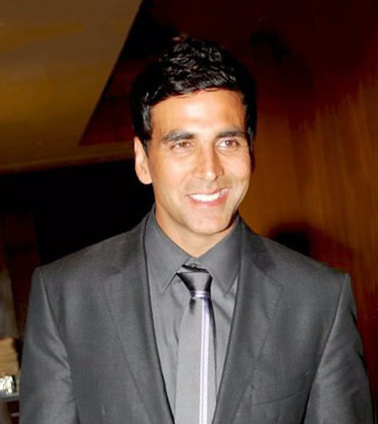
#> input picture application/ak.jpg, 378 x 424 px
$ python demo.py
#> lines starting #> are read from the running program, lines starting #| are printed output that depends on the picture
import cv2


img = cv2.imread("ak.jpg",1)
#> img is the input picture: shape (424, 378, 3); mean B, G, R 52.6, 63, 84.9

#hsv = cv2.cvtColor(img,cv2.COLOR_BGR2HSV)

b,g,r = cv2.split(img)
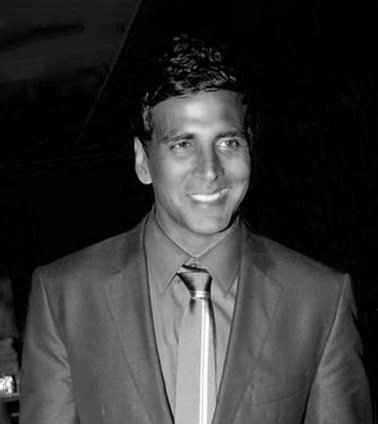
#> b: shape (424, 378); min 0, max 255, mean 52.6
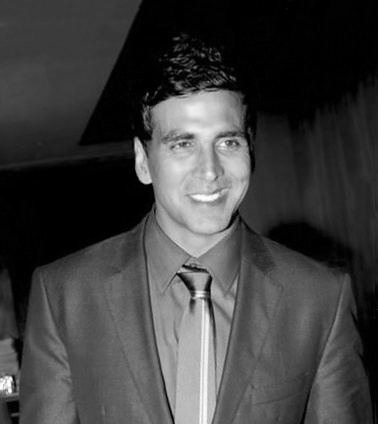
#> g: shape (424, 378); min 0, max 255, mean 63
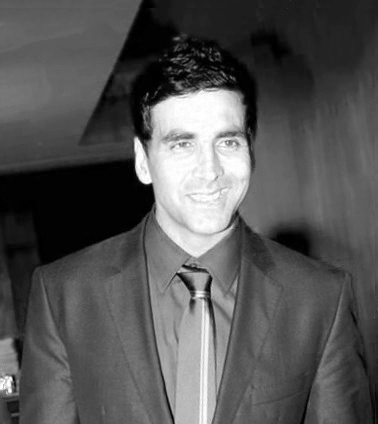
#> r: shape (424, 378); min 0, max 255, mean 84.9
img1 = cv2.merge((b,g,r))
print(img1)
#> (printed output is left out)
# [9 lines of commented-out code are left out]

cv2.imshow("image",img)
#cv2.imshow("image1",hsv)
cv2.imshow("imageB",img1)
# [4 lines of commented-out code are left out]

cv2.waitKey()

#> (the run stopped early here; a loop or call above may not have finished)
